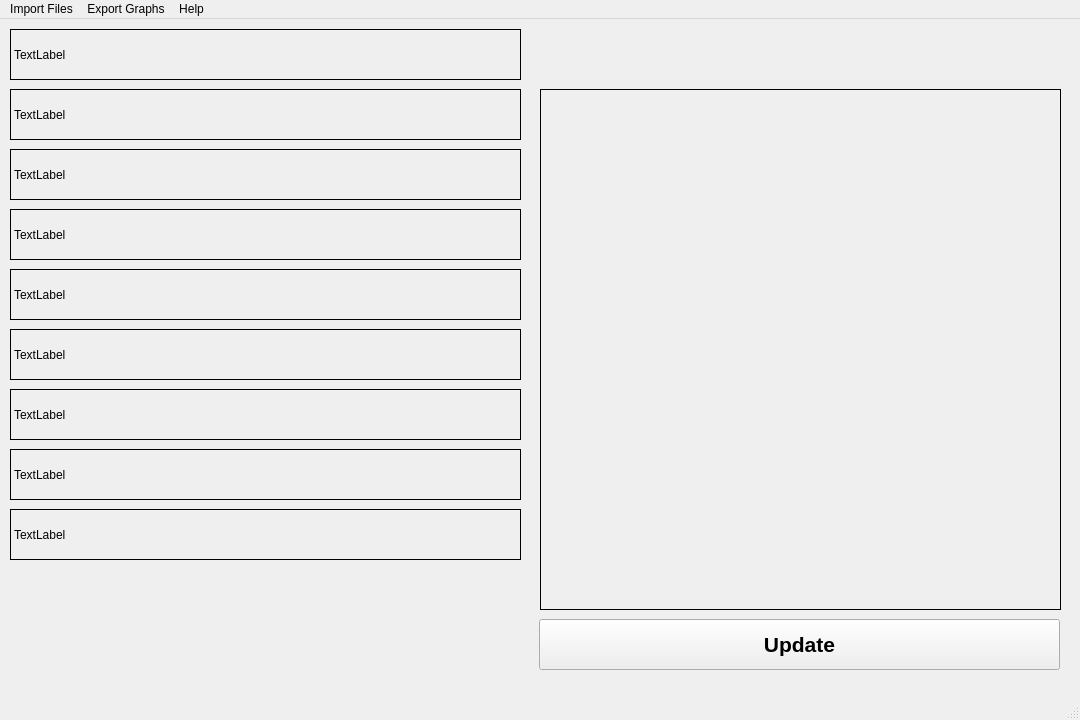
<?xml version="1.0" encoding="UTF-8"?>
<ui version="4.0">
 <class>MainWindow</class>
 <widget class="QMainWindow" name="MainWindow">
  <property name="geometry">
   <rect>
    <x>0</x>
    <y>0</y>
    <width>1080</width>
    <height>720</height>
   </rect>
  </property>
  <property name="windowTitle">
   <string>MainWindow</string>
  </property>
  <widget class="QWidget" name="centralwidget">
   <widget class="QPushButton" name="updateButton">
    <property name="geometry">
     <rect>
      <x>539</x>
      <y>600</y>
      <width>521</width>
      <height>51</height>
     </rect>
    </property>
    <property name="font">
     <font>
      <pointsize>16</pointsize>
      <weight>75</weight>
      <bold>true</bold>
     </font>
    </property>
    <property name="text">
     <string>Update</string>
    </property>
   </widget>
   <widget class="QLabel" name="label">
    <property name="geometry">
     <rect>
      <x>540</x>
      <y>70</y>
      <width>521</width>
      <height>521</height>
     </rect>
    </property>
    <property name="frameShape">
     <enum>QFrame::Panel</enum>
    </property>
    <property name="text">
     <string/>
    </property>
    <property name="alignment">
     <set>Qt::AlignCenter</set>
    </property>
   </widget>
   <widget class="QLabel" name="label_2">
    <property name="geometry">
     <rect>
      <x>10</x>
      <y>10</y>
      <width>511</width>
      <height>51</height>
     </rect>
    </property>
    <property name="frameShape">
     <enum>QFrame::Panel</enum>
    </property>
    <property name="text">
     <string>TextLabel</string>
    </property>
   </widget>
   <widget class="QLabel" name="label_3">
    <property name="geometry">
     <rect>
      <x>10</x>
      <y>70</y>
      <width>511</width>
      <height>51</height>
     </rect>
    </property>
    <property name="frameShape">
     <enum>QFrame::Panel</enum>
    </property>
    <property name="text">
     <string>TextLabel</string>
    </property>
   </widget>
   <widget class="QLabel" name="label_4">
    <property name="geometry">
     <rect>
      <x>10</x>
      <y>130</y>
      <width>511</width>
      <height>51</height>
     </rect>
    </property>
    <property name="frameShape">
     <enum>QFrame::Panel</enum>
    </property>
    <property name="text">
     <string>TextLabel</string>
    </property>
   </widget>
   <widget class="QLabel" name="label_5">
    <property name="geometry">
     <rect>
      <x>10</x>
      <y>190</y>
      <width>511</width>
      <height>51</height>
     </rect>
    </property>
    <property name="frameShape">
     <enum>QFrame::Panel</enum>
    </property>
    <property name="text">
     <string>TextLabel</string>
    </property>
   </widget>
   <widget class="QLabel" name="label_6">
    <property name="geometry">
     <rect>
      <x>10</x>
      <y>250</y>
      <width>511</width>
      <height>51</height>
     </rect>
    </property>
    <property name="frameShape">
     <enum>QFrame::Panel</enum>
    </property>
    <property name="text">
     <string>TextLabel</string>
    </property>
   </widget>
   <widget class="QLabel" name="label_7">
    <property name="geometry">
     <rect>
      <x>10</x>
      <y>310</y>
      <width>511</width>
      <height>51</height>
     </rect>
    </property>
    <property name="frameShape">
     <enum>QFrame::Panel</enum>
    </property>
    <property name="text">
     <string>TextLabel</string>
    </property>
   </widget>
   <widget class="QLabel" name="label_8">
    <property name="geometry">
     <rect>
      <x>10</x>
      <y>370</y>
      <width>511</width>
      <height>51</height>
     </rect>
    </property>
    <property name="frameShape">
     <enum>QFrame::Panel</enum>
    </property>
    <property name="text">
     <string>TextLabel</string>
    </property>
   </widget>
   <widget class="QLabel" name="label_9">
    <property name="geometry">
     <rect>
      <x>10</x>
      <y>430</y>
      <width>511</width>
      <height>51</height>
     </rect>
    </property>
    <property name="frameShape">
     <enum>QFrame::Panel</enum>
    </property>
    <property name="text">
     <string>TextLabel</string>
    </property>
   </widget>
   <widget class="QLabel" name="label_10">
    <property name="geometry">
     <rect>
      <x>10</x>
      <y>490</y>
      <width>511</width>
      <height>51</height>
     </rect>
    </property>
    <property name="frameShape">
     <enum>QFrame::Panel</enum>
    </property>
    <property name="text">
     <string>TextLabel</string>
    </property>
   </widget>
  </widget>
  <widget class="QMenuBar" name="menubar">
   <property name="geometry">
    <rect>
     <x>0</x>
     <y>0</y>
     <width>1080</width>
     <height>26</height>
    </rect>
   </property>
   <widget class="QMenu" name="menuImport_Files">
    <property name="title">
     <string>Import Files</string>
    </property>
   </widget>
   <widget class="QMenu" name="menuExport_Graphs">
    <property name="title">
     <string>Export Graphs</string>
    </property>
   </widget>
   <widget class="QMenu" name="menuHelp">
    <property name="title">
     <string>Help</string>
    </property>
   </widget>
   <addaction name="menuImport_Files"/>
   <addaction name="menuExport_Graphs"/>
   <addaction name="menuHelp"/>
  </widget>
  <widget class="QStatusBar" name="statusbar"/>
 </widget>
 <resources/>
 <connections/>
</ui>
